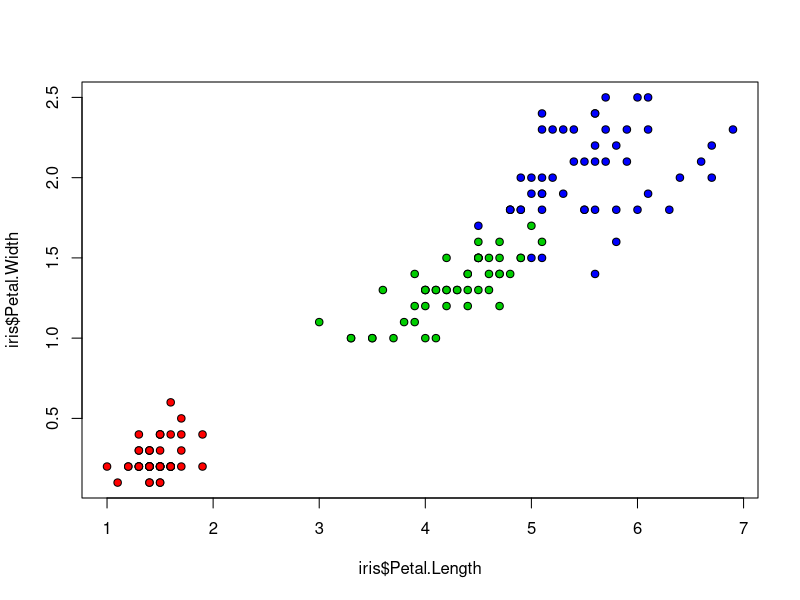
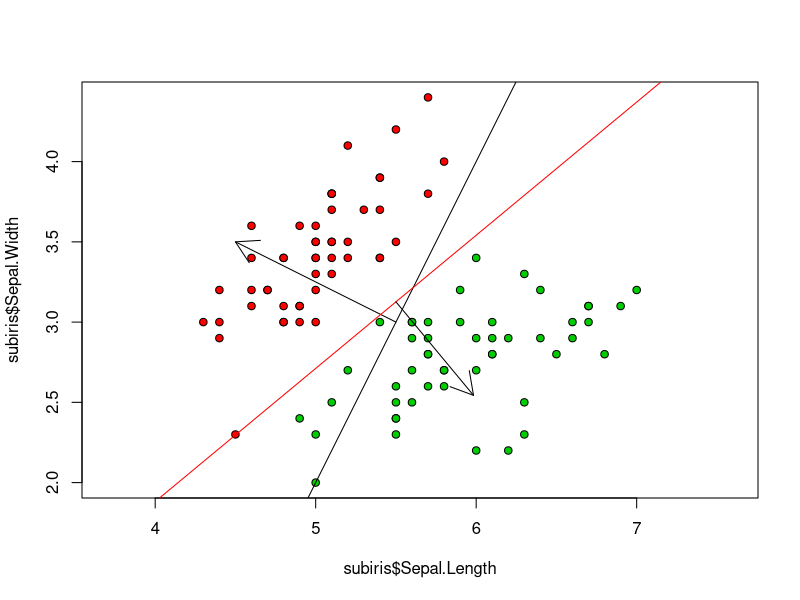

Generate these figures, in order, with R:
par(ask=F,col='black')
# load iris dataset 
data(iris)
# plot the full dataset
plot(iris$Petal.Length, iris$Petal.Width, pch=21, bg=c("red","green3","blue")[unclass(iris$Species)])

# use only a sub set : 2 classes, sample from setosa and versicolor
subiris <- iris[1:100,]
plot(subiris$Sepal.Length, subiris$Sepal.Width, pch=21, bg=c("red","green3","blue")[unclass(subiris$Species)],asp = 1)

drawSolution <- function(w){
  atx <- 5.5 #x position of the arrow
  abline(coef = c(-w[3]/w[2],-w[1]/w[2]))
  p <- matrix(c(atx,(-atx*w[1]-w[3])/w[2]))
  arrows(p[1],p[2],p[1]+w[1],p[2]+w[2])
}


#produce an extended feature vector
extendedX <- function(x){
  matrix(c(x,c(1.0)),max(NCOL(x),NROW(x))+1,1)
}

# the classification rule
classif <- function(ex,w){
  if(t(w) %*% ex > 0){
    1
  }else{
    -1
  }
}


computeErrorRate <- function(w){
  #apply classification to all samples
  res <- apply(subiris[1:2], 1, function (x) {classif(w,extendedX(x))})
  #compute true labels (ground-truth)
  gt <- c(-1,1,0)[unclass(subiris$Species)]
  #compare and sum
  return (sum(res != gt))
}


# Part 1 : manual search of a solution

# choose a solution vector 

cat("input the 3 values for w : v(x) = w[1]*x[1]+w[2]*x[2]+w[3]")
#w = matrix(c(1,-1,-2.3),3,1) #in the code
w = matrix(c(-1,0.5,4),3,1) #in the code
#w = matrix(scan(n=3),3,1) #inline

# classification test
#print(classif(w,extendedX(c(6.0,4.0))))

drawSolution(w)

cat("best error manually found : ", computeErrorRate(w),"\n")


# Part 2 : automatic search of a solution


randomlearning2D<- function(){
  bestError <- 1000;
  for(i in 1:1000){
    #wtry <- c(1, runif(1, -10.0, 10.0),runif(1, -10.0, 10.0))
    wtry <- runif(3, -1.0, 1.0)
    e <- computeErrorRate(wtry)
    if(e < bestError){
      wbest <- wtry
      bestError <- e
      cat("  current best =",bestError,"\n")
    }
  }
  return (wbest)
}

w <- randomlearning2D()

par(col='red')
drawSolution(w)
cat("best error randomly found : ", computeErrorRate(w), " with :\nw=",w)


